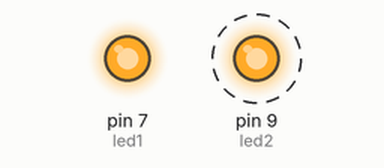
Simulated run of this sketch. Board: Arduino Uno, built with avr-gcc and run on an emulated ATmega328P. Shown: output pins drawn as LEDs (lit = HIGH). Dashed ring = blinking.

Above: at 14.96 s.
At 25.0 s:
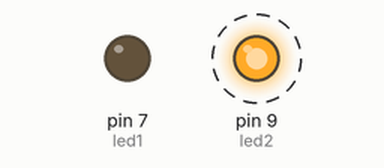
Timing chart, 0 to 26.5 s (numbered marks = the images above):
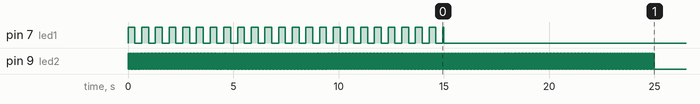

The sketch:

millis_async_blinker_timeout.ino
```cpp
int led1 = 7;
int led2 = 9;

int inp1 = 4;

int period1 = 650;//ms

int freq2 = 12;//Hz
int period2 = 1000 / freq2;

unsigned long timeout1 = 1000* 15;
unsigned long timeout2 = 1000* 25;

void setup() {
  pinMode(inp1, INPUT_PULLUP);

  pinMode(led1, OUTPUT);
  pinMode(led2, OUTPUT);
}

void loop() {
  if (millis() < timeout1) asyncBlinkLed(led1, period1); else ledOff(led1);
  if (millis() < timeout2) asyncBlinkLed(led2, period2); else ledOff(led2);
}

void asyncBlinkLed(int ledID, int period) {
  if (millis() % period < period / 2) {
    ledOn(ledID);
  } else {
    ledOff(ledID);
  }
}

void ledOn(int ledID) {
  digitalWrite(ledID, HIGH);
}

void ledOff(int ledID) {
  digitalWrite(ledID, LOW);
}
```

Measured:
- by itself, pin 7 (led1): goes 23 × (HIGH 0.33 s, LOW 0.32 s), HIGH 0.05 s, then LOW
- by itself, pin 9 (led2): alternates HIGH for 0.04 s and LOW for 0.04 s, 604 changes in all, then stays LOW
